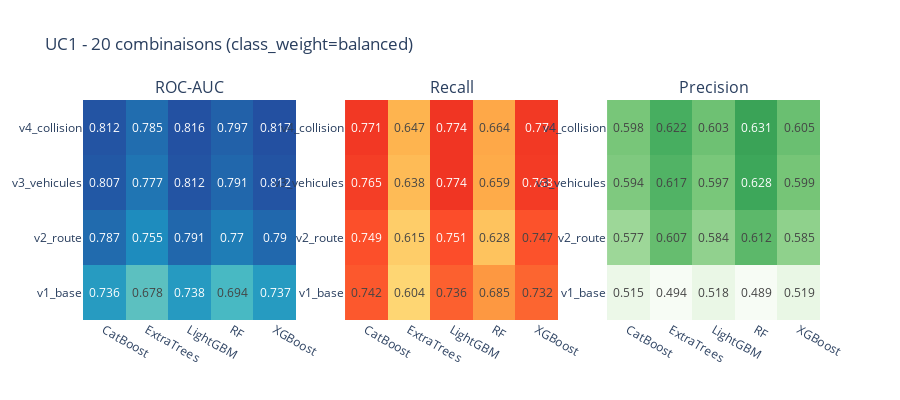

Here is the notebook cell this chart was saved with:
### Code cell
# Heatmap Plotly
fig = make_subplots(rows=1, cols=3, subplot_titles=('ROC-AUC', 'Recall', 'Precision'))

fig.add_trace(go.Heatmap(
    z=pivot_auc.values, x=pivot_auc.columns.tolist(), y=pivot_auc.index.tolist(),
    text=pivot_auc.values.round(3), texttemplate='%{text}',
    colorscale='YlGnBu', zmin=0.5, zmax=0.9, showscale=False
), row=1, col=1)

fig.add_trace(go.Heatmap(
    z=pivot_recall.values, x=pivot_recall.columns.tolist(), y=pivot_recall.index.tolist(),
    text=pivot_recall.values.round(3), texttemplate='%{text}',
    colorscale='YlOrRd', zmin=0.5, zmax=0.9, showscale=False
), row=1, col=2)

fig.add_trace(go.Heatmap(
    z=pivot_precision.values, x=pivot_precision.columns.tolist(), y=pivot_precision.index.tolist(),
    text=pivot_precision.values.round(3), texttemplate='%{text}',
    colorscale='Greens', zmin=0.5, zmax=0.7, showscale=False
), row=1, col=3)

fig.update_layout(title='UC1 - 20 combinaisons (class_weight=balanced)', height=400)
fig.show()

### Figure 1 — Plotly figure (JSON) as saved in the notebook; plotly's stock layout.template omitted (floating-point values rounded to 4 significant figures)
{"data": [{"colorscale": [[0, "rgb(255,255,217)"], [0.125, "rgb(237,248,177)"], [0.25, "rgb(199,233,180)"], [0.375, "rgb(127,205,187)"], [0.5, "rgb(65,182,196)"], [0.625, "rgb(29,145,192)"], [0.75, "rgb(34,94,168)"], [0.875, "rgb(37,52,148)"], [1, "rgb(8,29,88)"]], "showscale": false, "text": [[0.736, 0.678, 0.738, 0.694, 0.737], [0.787, 0.755, 0.791, 0.77, 0.79], [0.807, 0.777, 0.812, 0.791, 0.812], [0.812, 0.785, 0.816, 0.797, 0.817]], "texttemplate": "%{text}", "type": "heatmap", "x": ["CatBoost", "ExtraTrees", "LightGBM", "RF", "XGBoost"], "xaxis": "x", "y": ["v1_base", "v2_route", "v3_vehicules", "v4_collision"], "yaxis": "y", "z": [[0.736, 0.678, 0.738, 0.694, 0.737], [0.787, 0.755, 0.791, 0.77, 0.79], [0.807, 0.777, 0.812, 0.791, 0.812], [0.812, 0.785, 0.816, 0.797, 0.817]], "zmax": 0.9, "zmin": 0.5}, {"colorscale": [[0, "rgb(255,255,204)"], [0.125, "rgb(255,237,160)"], [0.25, "rgb(254,217,118)"], [0.375, "rgb(254,178,76)"], [0.5, "rgb(253,141,60)"], [0.625, "rgb(252,78,42)"], [0.75, "rgb(227,26,28)"], [0.875, "rgb(189,0,38)"], [1, "rgb(128,0,38)"]], "showscale": false, "text": [[0.742, 0.604, 0.736, 0.685, 0.732], [0.749, 0.615, 0.751, 0.628, 0.747], [0.765, 0.638, 0.774, 0.659, 0.768], [0.771, 0.647, 0.774, 0.664, 0.77]], "texttemplate": "%{text}", "type": "heatmap", "x": ["CatBoost", "ExtraTrees", "LightGBM", "RF", "XGBoost"], "xaxis": "x2", "y": ["v1_base", "v2_route", "v3_vehicules", "v4_collision"], "yaxis": "y2", "z": [[0.742, 0.604, 0.736, 0.685, 0.732], [0.749, 0.615, 0.751, 0.628, 0.747], [0.765, 0.638, 0.774, 0.659, 0.768], [0.771, 0.647, 0.774, 0.664, 0.77]], "zmax": 0.9, "zmin": 0.5}, {"colorscale": [[0, "rgb(247,252,245)"], [0.125, "rgb(229,245,224)"], [0.25, "rgb(199,233,192)"], [0.375, "rgb(161,217,155)"], [0.5, "rgb(116,196,118)"], [0.625, "rgb(65,171,93)"], [0.75, "rgb(35,139,69)"], [0.875, "rgb(0,109,44)"], [1, "rgb(0,68,27)"]], "showscale": false, "text": [[0.515, 0.494, 0.518, 0.489, 0.519], [0.577, 0.607, 0.584, 0.612, 0.585], [0.594, 0.617, 0.597, 0.628, 0.599], [0.598, 0.622, 0.603, 0.631, 0.605]], "texttemplate": "%{text}", "type": "heatmap", "x": ["CatBoost", "ExtraTrees", "LightGBM", "RF", "XGBoost"], "xaxis": "x3", "y": ["v1_base", "v2_route", "v3_vehicules", "v4_collision"], "yaxis": "y3", "z": [[0.515, 0.494, 0.518, 0.489, 0.519], [0.577, 0.607, 0.584, 0.612, 0.585], [0.594, 0.617, 0.597, 0.628, 0.599], [0.598, 0.622, 0.603, 0.631, 0.605]], "zmax": 0.7, "zmin": 0.5}], "layout": {"annotations": [{"font": {"size": 16}, "showarrow": false, "text": "ROC-AUC", "x": 0.1444, "xanchor": "center", "xref": "paper", "y": 1, "yanchor": "bottom", "yref": "paper"}, {"font": {"size": 16}, "showarrow": false, "text": "Recall", "x": 0.5, "xanchor": "center", "xref": "paper", "y": 1, "yanchor": "bottom", "yref": "paper"}, {"font": {"size": 16}, "showarrow": false, "text": "Precision", "x": 0.8556, "xanchor": "center", "xref": "paper", "y": 1, "yanchor": "bottom", "yref": "paper"}], "height": 400, "title": {"text": "UC1 - 20 combinaisons (class_weight=balanced)"}, "xaxis": {"anchor": "y", "domain": [0, 0.2889]}, "xaxis2": {"anchor": "y2", "domain": [0.3556, 0.6444]}, "xaxis3": {"anchor": "y3", "domain": [0.7111, 1]}, "yaxis": {"anchor": "x", "domain": [0, 1]}, "yaxis2": {"anchor": "x2", "domain": [0, 1]}, "yaxis3": {"anchor": "x3", "domain": [0, 1]}}}
